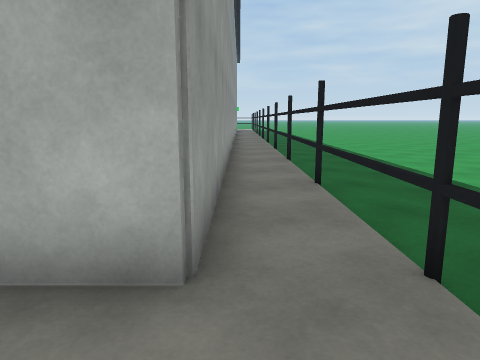
View 1 (above)

19 first-person views from a walk through a 3-D level made in the Unity game engine. The camera is 1.2 m above the floor, tilts 10° down and sees 70° across. Doors are open. The floor is counted in squares, 1 m on a side. Each view is taken from the middle of a square. On the plan, view 1 faces up. The plan holds only what a view shows up to about 14 squares ahead; the rest is blank. The place goes on beyond the plan. The player character is not drawn. Surface patterns are stand-ins for the level's own textures.

View 2
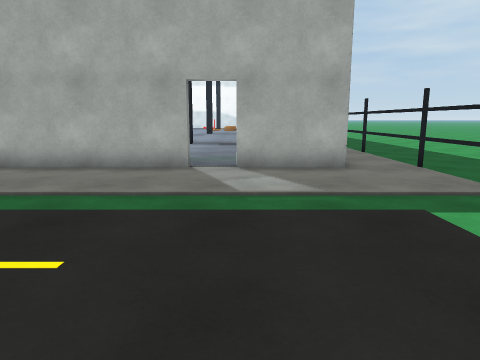

View 3
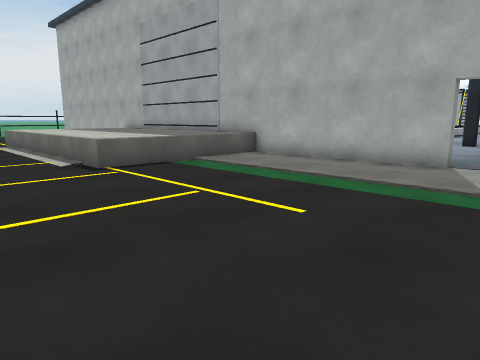

View 4
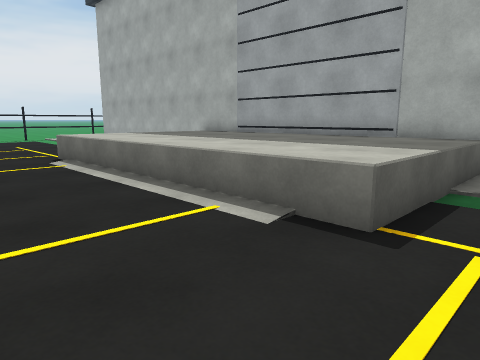

View 5
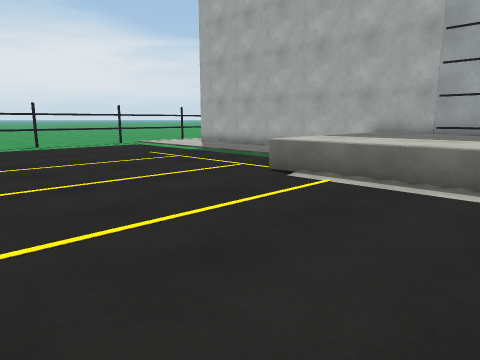

View 6
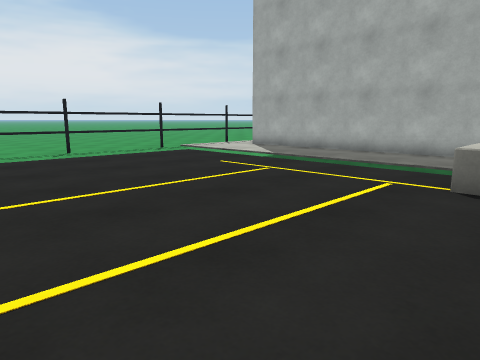

View 7
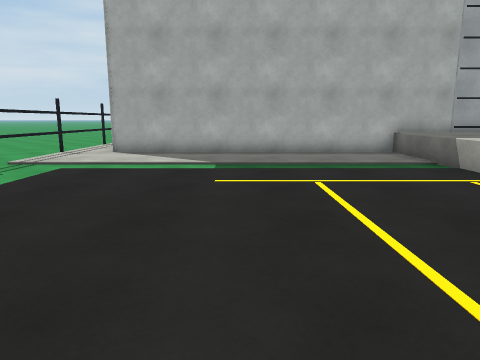

View 8
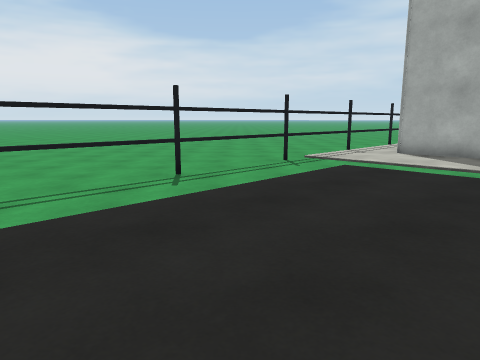

View 9
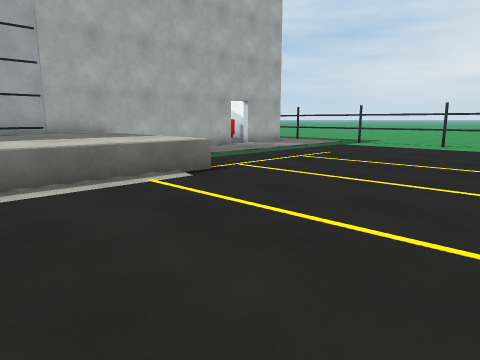

View 10
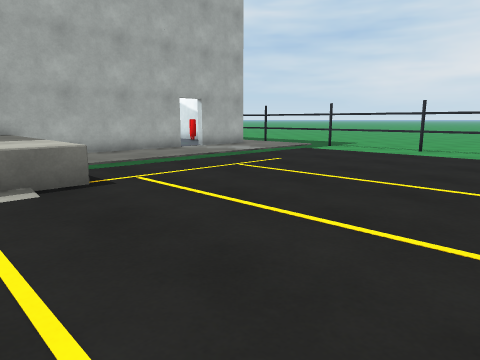

View 11
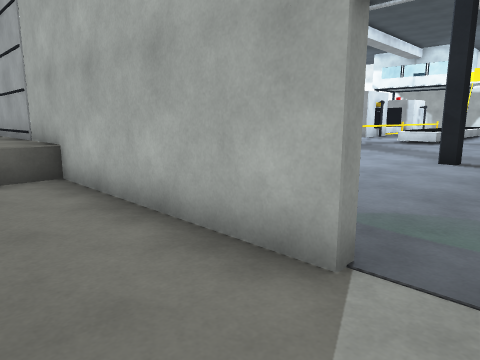

View 12
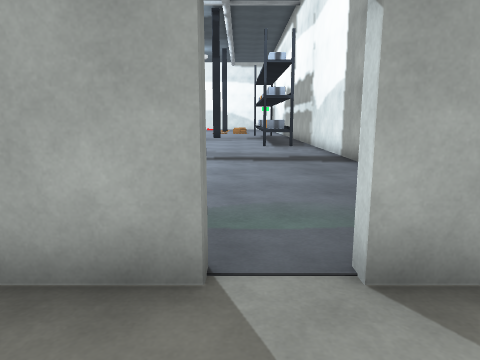

View 13
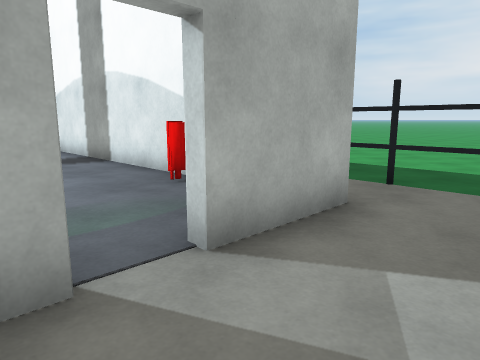

View 14
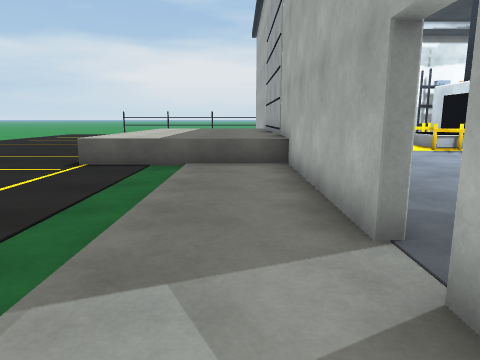

View 15
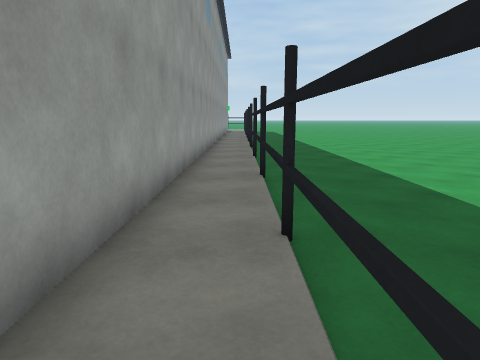

View 16
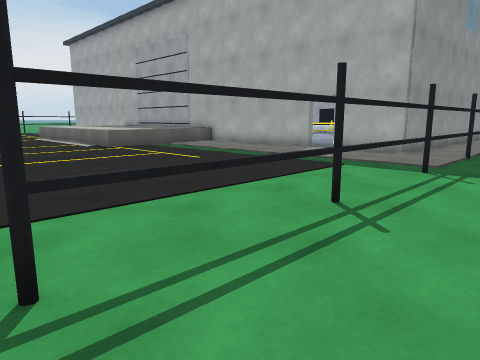

View 17
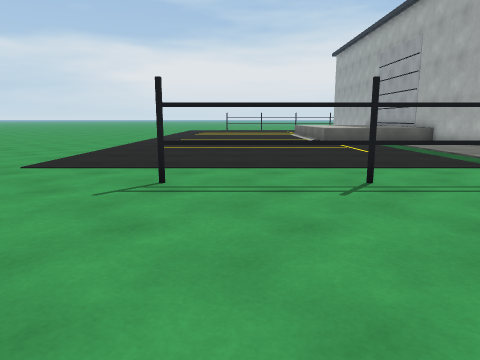

View 18
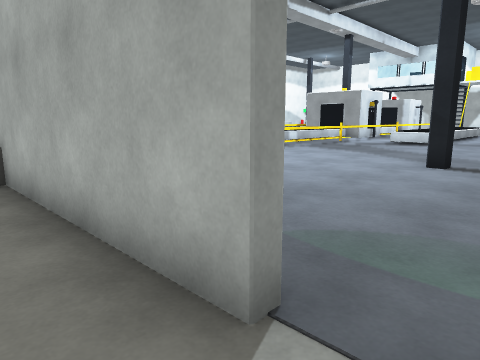

View 19
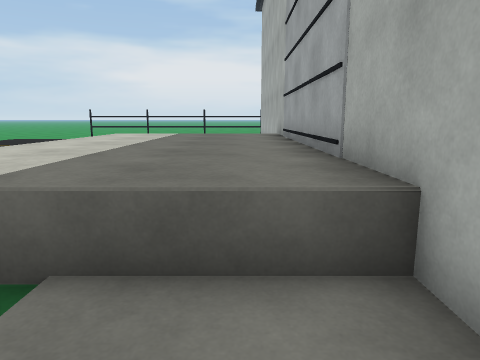

### Floor plan
Key: @ floor where view 1 was taken; # wall or solid block; . floor; D open door; = window, fence, low wall or low ledge; ^ raised ledge; T thing the floor can be seen under or through; O other object.
Columns run from 39 left of view 1 to 8 right of it. Each row starts with its distance up from view 1.
 16                                        #.=......
 15                               ....     #.O......
 14                              .........##.O......
 13                             ..........##.=......
 12                             ..........##.=......
 11                        OO   .....OO...##.O......
 10                        OO    ....OO...##.O.....
  9                               ........##.=....
  8                          O..   .......##.=....
  7                           .... .......##.O....
  6                             ..........##.O......
  5                               ........##.=......
  4     ...##                      ....... #.=......
  3     ...O##                        ######.O......
  2      ..O.##########^^^^^^^^^^######DD##..O......
  1     ...=...........^^^^^^^^^^............=.
  0    ....=...........^^^^^^^^^^..........@.=
 -1   .....O...........^^^^^^^^^^............O
 -2  ......O...........^^^^^^^^^^............O.
 -3 .......#...........^^^^^^^^^^............T.
 -4 .......#.................................T.
 -5 .......O.................................O..
 -6 .......O.................................O....
 -7 .......T.................................T....
 -8 .......T.................................T.... .
 -9      .. .................................O....
-10           .. .   .. ....... ..   .............

Where each view was taken, in squares from view 1:
view 1: 0 up, 0 right, facing up
view 2: 6 down, 3 left, facing up
view 3: 7 down, 2 left, facing up-left
view 4: 7 down, 9 left, facing up-left
view 5: 10 down, 15 left, facing up-left
view 6: 10 down, 19 left, facing up-left
view 7: 10 down, 26 left, facing up
view 8: 10 down, 26 left, facing up-left
view 9: 10 down, 16 left, facing up-right
view 10: 10 down, 13 left, facing up-right
view 11: 0 up, 3 left, facing up-left
view 12: 0 up, 4 left, facing up
view 13: 0 up, 5 left, facing up-right
view 14: 1 up, 1 left, facing left
view 15: 3 up, 1 right, facing up
view 16: 10 down, 4 right, facing up-left
view 17: 8 down, 8 right, facing left
view 18: 1 up, 3 left, facing up-left
view 19: 1 up, 8 left, facing left
